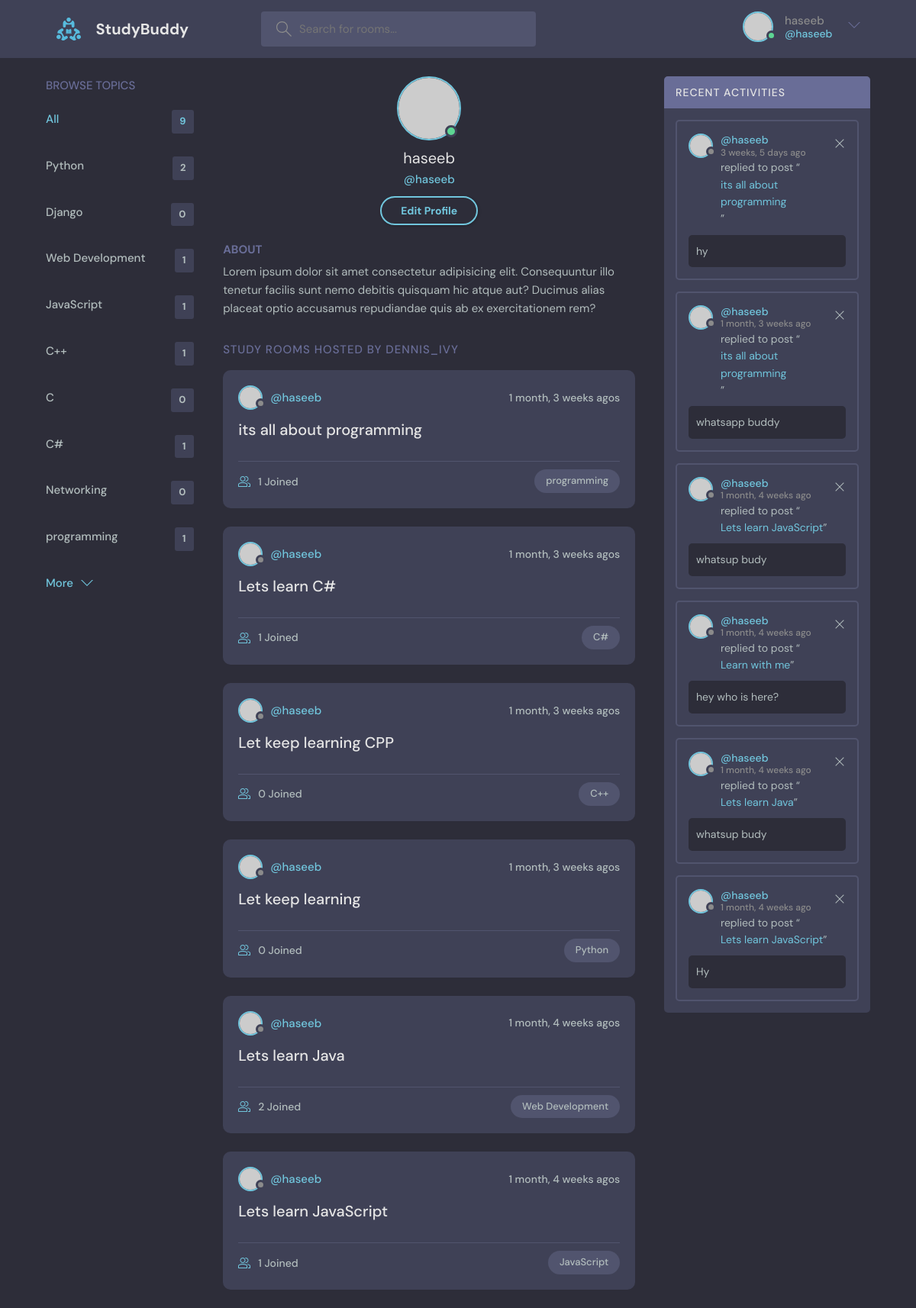
Screenshot of /profile/1 (signed in) with the database file from the repository.
### base/models.py (models this page shows, shortened)
class Topic(models.Model):
    name = models.CharField(max_length=100)

class Room(models.Model):
    host =  models.ForeignKey(User, on_delete=models.SET_NULL, null = True)
    topic =  models.ForeignKey(Topic, on_delete=models.SET_NULL, null = True)
    name = models.CharField(max_length=100)
    description = models.TextField(null=True, blank=True)
    participants = models.ManyToManyField(
        User, related_name='participants', blank=True
    )
    updated = models.DateTimeField(auto_now=True)
    created = models.DateTimeField(auto_now_add=True)
    class Meta:
        ordering = ['-updated', '-created']
    def __str__(self):
        return self.name

class Message(models.Model):
    user = models.ForeignKey(User, on_delete=models.CASCADE)
    room = models.ForeignKey(Room, on_delete=models.CASCADE)
    body = models.TextField()
    updated = models.DateTimeField(auto_now=True)
    created = models.DateTimeField(auto_now_add=True)
    class Meta:
        ordering = ['-updated', '-created']

### base/views.py (the view)
# urls.py: path('profile/<str:pk>', views.userProfile, name='user-profile'),
def userProfile(request, pk):
    user = User.objects.get(id=pk)
    rooms = user.room_set.all()
    room_messages = user.message_set.all()
    topics = Topic.objects.all()
    context = {'user': user, 'rooms':rooms, 'room_messages':room_messages, 'topics':topics}
    return render(request, 'base/profile.html', context)

### base/templates/base/profile.html
{% extends 'main.html' %}
{% block content %}
  <main class="profile-page layout layout--3">
    <div class="container">
      {% include 'base/topics_component.html' %}
      <div class="roomList">
        <div class="profile">
          <div class="profile__avatar">
            <div class="avatar avatar--large active">
              <img src="https://randomuser.me/api/portraits/men/11.jpg" />
            </div>
          </div>
          <div class="profile__info">
            <h3>{{user.username}}</h3>
            <p>@{{user.username}}</p>
            {% if request.user == user %}
            <a href="{% url 'update-user' %}" class="btn btn--main btn--pill">Edit Profile</a>
            {% endif %}
          </div>
          <div class="profile__about">
            <h3>About</h3>
            <p>
              Lorem ipsum dolor sit amet consectetur adipisicing elit. Consequuntur illo tenetur
              facilis sunt nemo debitis quisquam hic atque aut? Ducimus alias placeat optio
              accusamus repudiandae quis ab ex exercitationem rem?
            </p>
          </div>
        </div>
        <div class="roomList__header">
          <div>
            <h2>Study Rooms Hosted by dennis_ivy</a>
            </h2>
          </div>
        </div>
        {% include 'base/feed_component.html' %}
      </div>
      {% include 'base/activity_component.html' %}
    </div>
  </main>
{% endblock content %}

### templates/navbar.html (shortened to what this page needs)
{% load static %}
<header class="header header--loggedIn">
    <div class="container">
      <a href="{% url 'Home' %}" class="header__logo">
        <img src="{% static 'images/logo.svg' %}" />
        <h1>StudyBuddy</h1>
      </a>
      <form class="header__search" method="GET" action="{% url 'Home' %}">
        <label>
          <input type="text"  name="q" placeholder="Search for rooms..." />
        </label>
      </form>
      <nav class="header__menu">
        {% if request.user.is_authenticated %}
        <div class="header__user">
          <a href="{% url 'update-user' %}">
            <div class="avatar avatar--medium active">
              <img src="https://randomuser.me/api/portraits/men/37.jpg" />
            </div>
            <p>{{request.user.username}} <span>@{{request.user.username}}</span></p>
          </a>
          <button class="dropdown-button">
            <svg version="1.1" xmlns="http://www.w3.org/2000/svg" width="32" height="32" viewBox="0 0 32 32">
              <title>chevron-down</title>
              <path d="M16 21l-13-13h-3l16 16 16-16h-3l-13 13z"></path>
            </svg>
          </button>
        </div>
        {% else %}
        <a href="{% url 'login' %}">
            <img src="{% static 'images/avatar.svg' %}" />
        <p>Login</p>
        </a>
        {% endif %}
      </nav>
    </div>
  </header>

### base/templates/base/topics_component.html
<div class="topics">
    <div class="topics__header">
      <h2>Browse Topics</h2>
    </div>
    <ul class="topics__list">
      <li>
        <a href="{% url 'Home' %}" class="active">All <span>{{topics.count}}</span></a>
      </li>
      {% for topic in topics %}
      <li>
        <a href="{% url 'Home' %}?q={{topic.name}}">{{topic.name}} <span>{{topic.room_set.all.count}}</span></a>
      </li>
      {% endfor %}
    <a class="btn btn--link" href="topics.html">
      More
      <svg version="1.1" xmlns="http://www.w3.org/2000/svg" width="32" height="32" viewBox="0 0 32 32">
        <title>chevron-down</title>
        <path d="M16 21l-13-13h-3l16 16 16-16h-3l-13 13z"></path>
      </svg>
    </a>
  </div>

### base/templates/base/feed_component.html (shortened to what this page needs)
{% for room in rooms %}
<div class="roomListRoom">
    <div class="roomListRoom__header">
      <a href="{% url 'user-profile' room.host.id %}" class="roomListRoom__author">
        <div class="avatar avatar--small">
          <img src="https://randomuser.me/api/portraits/women/11.jpg" />
        </div>
        <span>@{{room.host.username}}</span>
      </a>
      <div class="roomListRoom__actions">
        <span>{{room.created|timesince}} agos</span>
      </div>
    </div>
    <div class="roomListRoom__content">
      <a href="{% url 'Room' room.id  %}">{{room.name}}</a>
    </div>
    <div class="roomListRoom__meta">
      <a href="{% url 'Room' room.id  %}" class="roomListRoom__joined">
        {{room.participants.all.count}} Joined
      </a>
      <p class="roomListRoom__topic">{{room.topic.name}}</p>
    </div>
  </div>
{% endfor %}

### base/templates/base/activity_component.html
<div class="activities">
    <div class="activities__header">
      <h2>Recent Activities</h2>
    </div>
    {% for message in room_messages %}
        <div class="activities__box">
        <div class="activities__boxHeader roomListRoom__header">
            <a href="{% url 'user-profile' message.user.id %}" class="roomListRoom__author">
            <div class="avatar avatar--small">
                <img src="https://randomuser.me/api/portraits/women/11.jpg" />
            </div>
            <p>
                @{{message.user}}
                <span>{{message.created|timesince}} ago</span>
            </p>
            </a>
            {% if request.user == message.user %}
                <div class="roomListRoom__actions">
                <a href="{% url 'delete-message' message.id %}">
                    <svg version="1.1" xmlns="http://www.w3.org/2000/svg" width="32" height="32" viewBox="0 0 32 32">
                    <title>remove</title>
                    <path
                        d="M27.314 6.019l-1.333-1.333-9.98 9.981-9.981-9.981-1.333 1.333 9.981 9.981-9.981 9.98 1.333 1.333 9.981-9.98 9.98 9.98 1.333-1.333-9.98-9.98 9.98-9.981z"
                    ></path>
                    </svg>
                </a>
                </div>
            {% endif %}
        </div>
        <div class="activities__boxContent">
            <p>replied to post “<a href="{% url 'Room' message.room.id %}">{{message.room}}</a>”</p>
            <div class="activities__boxRoomContent">
                {{message.body}}
            </div>
        </div>
        </div>
    {% endfor %}
  </div>

### rows the page displays
Topic: name "Python", room_set.all.count "2"
Topic: name "Django", room_set.all.count "0"
Topic: name "Web Development", room_set.all.count "1"
Topic: name "JavaScript", room_set.all.count "1"
Topic: name "C++", room_set.all.count "1"
Topic: name "C", room_set.all.count "0"
Topic: name "C#", room_set.all.count "1"
Topic: name "Networking", room_set.all.count "0"
Topic: name "programming", room_set.all.count "1"
Room: host.username "haseeb", created "1 month, 3 weeks", name "its all about programming", participants.all.count "1", topic.name "programming"
Room: host.username "haseeb", created "1 month, 3 weeks", name "Lets learn C#", participants.all.count "1", topic.name "C#"
Room: host.username "haseeb", created "1 month, 3 weeks", name "Let keep learning CPP", participants.all.count "0", topic.name "C++"
Room: host.username "haseeb", created "1 month, 3 weeks", name "Let keep learning", participants.all.count "0", topic.name "Python"
Room: host.username "haseeb", created "1 month, 4 weeks", name "Lets learn Java", participants.all.count "2", topic.name "Web Development"
Room: host.username "haseeb", created "1 month, 4 weeks", name "Lets learn JavaScript", participants.all.count "1", topic.name "JavaScript"
Message: user "haseeb", created "3 weeks, 5 days", room "its all about programming", body "hy"
Message: user "haseeb", created "1 month, 3 weeks", room "its all about programming", body "whatsapp buddy"
Message: user "haseeb", created "1 month, 4 weeks", room "Lets learn JavaScript", body "whatsup budy"
Message: user "haseeb", created "1 month, 4 weeks", room "Learn with me", body "hey who is here?"
Message: user "haseeb", created "1 month, 4 weeks", room "Lets learn Java", body "whatsup budy"
Message: user "haseeb", created "1 month, 4 weeks", room "Lets learn JavaScript", body "Hy"

### other values shown
{{ request.user.username }} "haseeb"
{{ topics.count }} "9"
{{ user.username }} "haseeb"
